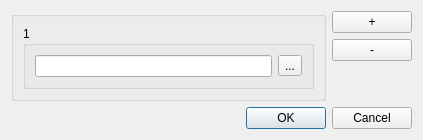
<?xml version="1.0" encoding="UTF-8"?>
<ui version="4.0">
 <class>FileSelectDialog</class>
 <widget class="QDialog" name="FileSelectDialog">
  <property name="geometry">
   <rect>
    <x>0</x>
    <y>0</y>
    <width>423</width>
    <height>127</height>
   </rect>
  </property>
  <property name="windowTitle">
   <string>Dialog</string>
  </property>
  <layout class="QVBoxLayout" name="verticalLayout_5">
   <item>
    <layout class="QVBoxLayout" name="verticalLayout_4">
     <item>
      <layout class="QHBoxLayout" name="horizontalLayout_2" stretch="1,0">
       <item>
        <widget class="QGroupBox" name="groupBox">
         <property name="title">
          <string/>
         </property>
         <layout class="QVBoxLayout" name="verticalLayout_3">
          <item>
           <widget class="QGroupBox" name="groupBox_2">
            <property name="title">
             <string>1</string>
            </property>
            <layout class="QVBoxLayout" name="verticalLayout_2">
             <item>
              <layout class="QHBoxLayout" name="horizontalLayout" stretch="1,0">
               <item>
                <widget class="QLineEdit" name="lineEdit"/>
               </item>
               <item>
                <widget class="QToolButton" name="toolButton">
                 <property name="text">
                  <string>...</string>
                 </property>
                </widget>
               </item>
              </layout>
             </item>
            </layout>
           </widget>
          </item>
         </layout>
        </widget>
       </item>
       <item>
        <layout class="QVBoxLayout" name="verticalLayout" stretch="0,0,1">
         <item>
          <widget class="QPushButton" name="pushButton">
           <property name="text">
            <string>+</string>
           </property>
          </widget>
         </item>
         <item>
          <widget class="QPushButton" name="pushButton_2">
           <property name="text">
            <string>-</string>
           </property>
          </widget>
         </item>
         <item>
          <spacer name="verticalSpacer">
           <property name="orientation">
            <enum>Qt::Vertical</enum>
           </property>
           <property name="sizeHint" stdset="0">
            <size>
             <width>72</width>
             <height>13</height>
            </size>
           </property>
          </spacer>
         </item>
        </layout>
       </item>
      </layout>
     </item>
     <item>
      <layout class="QHBoxLayout" name="horizontalLayout_3" stretch="1,0">
       <item>
        <spacer name="horizontalSpacer">
         <property name="orientation">
          <enum>Qt::Horizontal</enum>
         </property>
         <property name="sizeHint" stdset="0">
          <size>
           <width>238</width>
           <height>20</height>
          </size>
         </property>
        </spacer>
       </item>
       <item>
        <widget class="QDialogButtonBox" name="buttonBox">
         <property name="standardButtons">
          <set>QDialogButtonBox::Cancel|QDialogButtonBox::Ok</set>
         </property>
        </widget>
       </item>
      </layout>
     </item>
    </layout>
   </item>
  </layout>
 </widget>
 <resources/>
 <connections/>
</ui>
